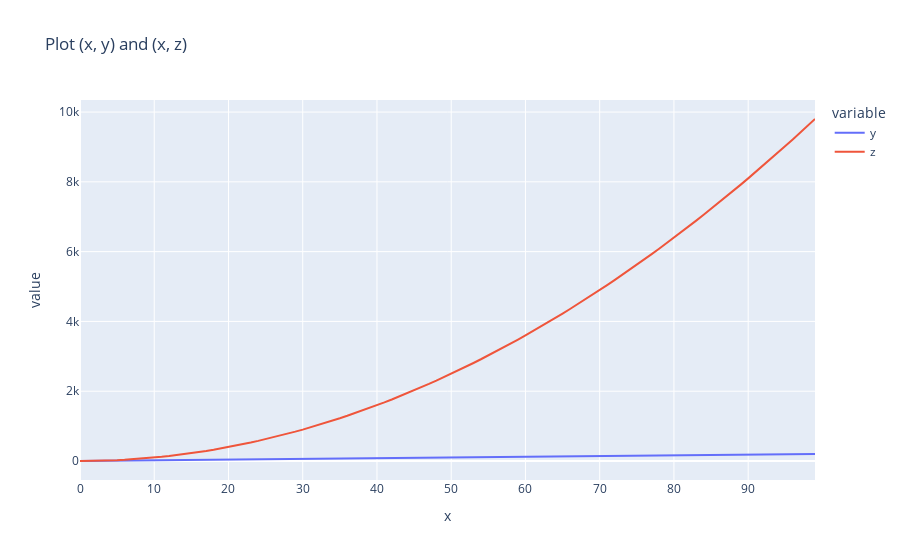

This figure's notebook cell:
### Markdown cell above
#### Plot (x, y) and (x, z).
There are 2 ways of doing this. Do in both ways.

**Hint**: Check out the nrows, ncols and index arguments of subplots. 

Also, play around with the linewidth and style. Use the ones you're most happy with.

### Code cell
# Method 1
#the two plots in the same figure.
colnames = ['x', 'y', 'z']
df=pd.DataFrame({'x': x, 'y': y, 'z': z},columns=colnames)


px.line(df, x='x', y=['y','z'],title='Plot (x, y) and (x, z)')

### Figure 1 — Plotly figure (JSON) as saved in the notebook; plotly's stock layout.template omitted (floating-point values rounded to 4 significant figures)
{"data": [{"hovertemplate": "variable=y<br>x=%{x}<br>value=%{y}<extra></extra>", "legendgroup": "y", "line": {"color": "#636efa", "dash": "solid"}, "mode": "lines", "name": "y", "orientation": "v", "showlegend": true, "type": "scatter", "x": [0, 1, 2, 3, 4, 5, 6, 7, 8, 9, 10, 11, 12, 13, 14, 15, 16, 17, 18, 19, 20, 21, 22, 23, 24, 25, 26, 27, 28, 29, 30, 31, 32, 33, 34, 35, 36, 37, 38, 39, 40, 41, 42, 43, 44, 45, 46, 47, 48, 49, 50, 51, 52, 53, 54, 55, 56, 57, 58, 59, 60, 61, 62, 63, 64, 65, 66, 67, 68, 69, 70, 71, 72, 73, 74, 75, 76, 77, 78, 79, 80, 81, 82, 83, 84, 85, 86, 87, 88, 89, 90, 91, 92, 93, 94, 95, 96, 97, 98, 99], "xaxis": "x", "y": [0, 2, 4, 6, 8, 10, 12, 14, 16, 18, 20, 22, 24, 26, 28, 30, 32, 34, 36, 38, 40, 42, 44, 46, 48, 50, 52, 54, 56, 58, 60, 62, 64, 66, 68, 70, 72, 74, 76, 78, 80, 82, 84, 86, 88, 90, 92, 94, 96, 98, 100, 102, 104, 106, 108, 110, 112, 114, 116, 118, 120, 122, 124, 126, 128, 130, 132, 134, 136, 138, 140, 142, 144, 146, 148, 150, 152, 154, 156, 158, 160, 162, 164, 166, 168, 170, 172, 174, 176, 178, 180, 182, 184, 186, 188, 190, 192, 194, 196, 198], "yaxis": "y"}, {"hovertemplate": "variable=z<br>x=%{x}<br>value=%{y}<extra></extra>", "legendgroup": "z", "line": {"color": "#EF553B", "dash": "solid"}, "mode": "lines", "name": "z", "orientation": "v", "showlegend": true, "type": "scatter", "x": [0, 1, 2, 3, 4, 5, 6, 7, 8, 9, 10, 11, 12, 13, 14, 15, 16, 17, 18, 19, 20, 21, 22, 23, 24, 25, 26, 27, 28, 29, 30, 31, 32, 33, 34, 35, 36, 37, 38, 39, 40, 41, 42, 43, 44, 45, 46, 47, 48, 49, 50, 51, 52, 53, 54, 55, 56, 57, 58, 59, 60, 61, 62, 63, 64, 65, 66, 67, 68, 69, 70, 71, 72, 73, 74, 75, 76, 77, 78, 79, 80, 81, 82, 83, 84, 85, 86, 87, 88, 89, 90, 91, 92, 93, 94, 95, 96, 97, 98, 99], "xaxis": "x", "y": [0, 1, 4, 9, 16, 25, 36, 49, 64, 81, 100, 121, 144, 169, 196, 225, 256, 289, 324, 361, 400, 441, 484, 529, 576, 625, 676, 729, 784, 841, 900, 961, 1024, 1089, 1156, 1225, 1296, 1369, 1444, 1521, 1600, 1681, 1764, 1849, 1936, 2025, 2116, 2209, 2304, 2401, 2500, 2601, 2704, 2809, 2916, 3025, 3136, 3249, 3364, 3481, 3600, 3721, 3844, 3969, 4096, 4225, 4356, 4489, 4624, 4761, 4900, 5041, 5184, 5329, 5476, 5625, 5776, 5929, 6084, 6241, 6400, 6561, 6724, 6889, 7056, 7225, 7396, 7569, 7744, 7921, 8100, 8281, 8464, 8649, 8836, 9025, 9216, 9409, 9604, 9801], "yaxis": "y"}], "layout": {"autosize": true, "legend": {"title": {"text": "variable"}, "tracegroupgap": 0}, "title": {"text": "Plot (x, y) and (x, z)"}, "xaxis": {"anchor": "y", "autorange": true, "domain": [0, 1], "range": [0, 99], "title": {"text": "x"}, "type": "linear"}, "yaxis": {"anchor": "x", "autorange": true, "domain": [0, 1], "range": [-544.5, 10350.0], "title": {"text": "value"}, "type": "linear"}}}
